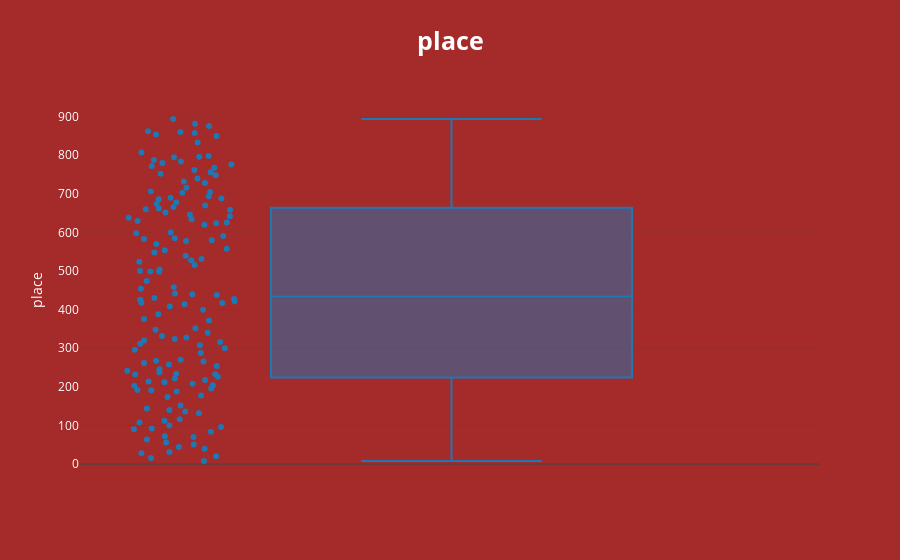
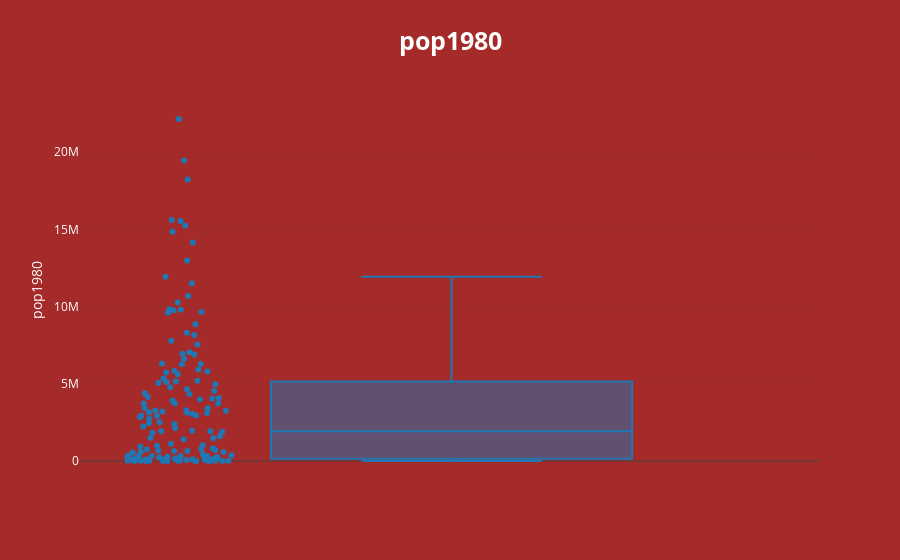
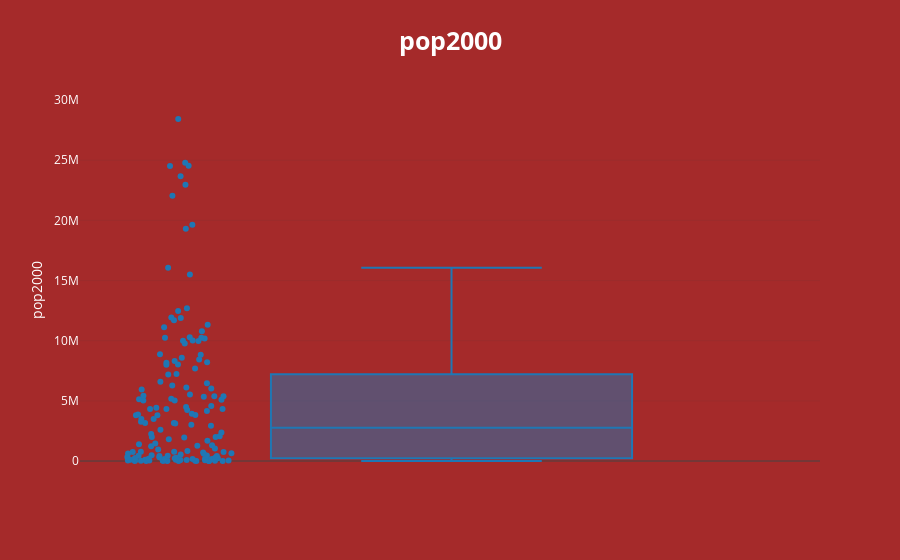
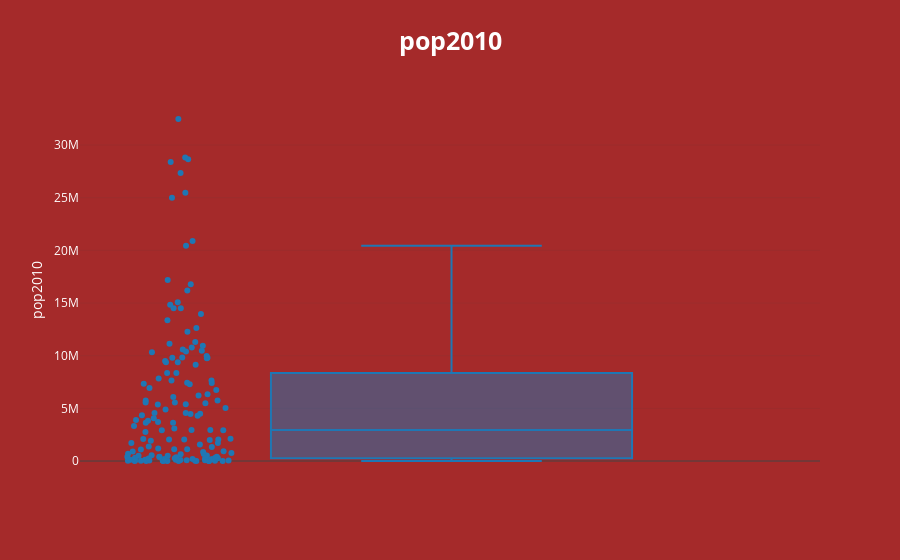

Notebook code for these charts, in order:
### Markdown cell above
Используя эти самые границы, мы сможем удалить выбросы.

### Code cell
dataCopy = capper.transform(dataCopy)

for feature in dataCopy.columns:
    fig=px.box(dataCopy,y=feature,title="<b>"+feature,boxmode="group", template=custom_template,points="all")
    fig.update_layout(title_x=0.5,title_font_size=25,font_size=12,font_color="white")
    fig.show()

### Figure 1 — Plotly figure (JSON) as saved in the notebook; plotly's stock layout.template omitted (floating-point values rounded to 4 significant figures; data arrays with more than 128 entries replaced by an {"elided": "..."} marker saying what was removed)
{"data": [{"alignmentgroup": "True", "boxpoints": "all", "hovertemplate": "place=%{y}<extra></extra>", "legendgroup": "", "marker": {"color": "#1F77B4"}, "name": "", "notched": false, "offsetgroup": "", "orientation": "v", "showlegend": false, "type": "box", "x0": " ", "xaxis": "x", "y": {"elided": "152 int values"}, "y0": " ", "yaxis": "y"}], "layout": {"boxmode": "group", "font": {"color": "white", "size": 12}, "legend": {"tracegroupgap": 0}, "title": {"font": {"size": 25}, "text": "<b>place", "x": 0.5}, "xaxis": {"anchor": "y", "domain": [0, 1]}, "yaxis": {"anchor": "x", "domain": [0, 1], "title": {"text": "place"}}}}

### Figure 2 — Plotly figure (JSON) as saved in the notebook; plotly's stock layout.template omitted (floating-point values rounded to 4 significant figures; data arrays with more than 128 entries replaced by an {"elided": "..."} marker saying what was removed)
{"data": [{"alignmentgroup": "True", "boxpoints": "all", "hovertemplate": "pop1980=%{y}<extra></extra>", "legendgroup": "", "marker": {"color": "#1F77B4"}, "name": "", "notched": false, "offsetgroup": "", "orientation": "v", "showlegend": false, "type": "box", "x0": " ", "xaxis": "x", "y": {"elided": "152 int values"}, "y0": " ", "yaxis": "y"}], "layout": {"boxmode": "group", "font": {"color": "white", "size": 12}, "legend": {"tracegroupgap": 0}, "title": {"font": {"size": 25}, "text": "<b>pop1980", "x": 0.5}, "xaxis": {"anchor": "y", "domain": [0, 1]}, "yaxis": {"anchor": "x", "domain": [0, 1], "title": {"text": "pop1980"}}}}

### Figure 3 — Plotly figure (JSON) as saved in the notebook; plotly's stock layout.template omitted (floating-point values rounded to 4 significant figures; data arrays with more than 128 entries replaced by an {"elided": "..."} marker saying what was removed)
{"data": [{"alignmentgroup": "True", "boxpoints": "all", "hovertemplate": "pop2000=%{y}<extra></extra>", "legendgroup": "", "marker": {"color": "#1F77B4"}, "name": "", "notched": false, "offsetgroup": "", "orientation": "v", "showlegend": false, "type": "box", "x0": " ", "xaxis": "x", "y": {"elided": "152 int values"}, "y0": " ", "yaxis": "y"}], "layout": {"boxmode": "group", "font": {"color": "white", "size": 12}, "legend": {"tracegroupgap": 0}, "title": {"font": {"size": 25}, "text": "<b>pop2000", "x": 0.5}, "xaxis": {"anchor": "y", "domain": [0, 1]}, "yaxis": {"anchor": "x", "domain": [0, 1], "title": {"text": "pop2000"}}}}

### Figure 4 — Plotly figure (JSON) as saved in the notebook; plotly's stock layout.template omitted (floating-point values rounded to 4 significant figures; data arrays with more than 128 entries replaced by an {"elided": "..."} marker saying what was removed)
{"data": [{"alignmentgroup": "True", "boxpoints": "all", "hovertemplate": "pop2010=%{y}<extra></extra>", "legendgroup": "", "marker": {"color": "#1F77B4"}, "name": "", "notched": false, "offsetgroup": "", "orientation": "v", "showlegend": false, "type": "box", "x0": " ", "xaxis": "x", "y": {"elided": "152 int values"}, "y0": " ", "yaxis": "y"}], "layout": {"boxmode": "group", "font": {"color": "white", "size": 12}, "legend": {"tracegroupgap": 0}, "title": {"font": {"size": 25}, "text": "<b>pop2010", "x": 0.5}, "xaxis": {"anchor": "y", "domain": [0, 1]}, "yaxis": {"anchor": "x", "domain": [0, 1], "title": {"text": "pop2010"}}}}
